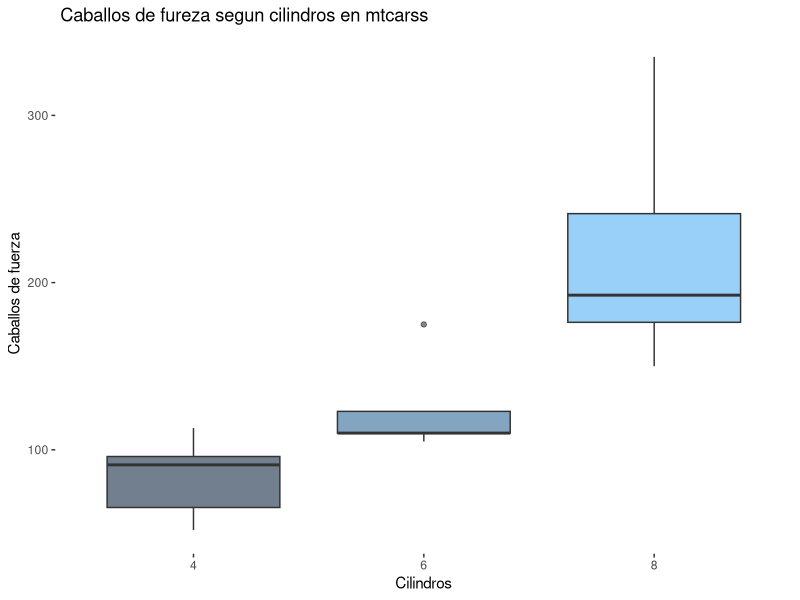
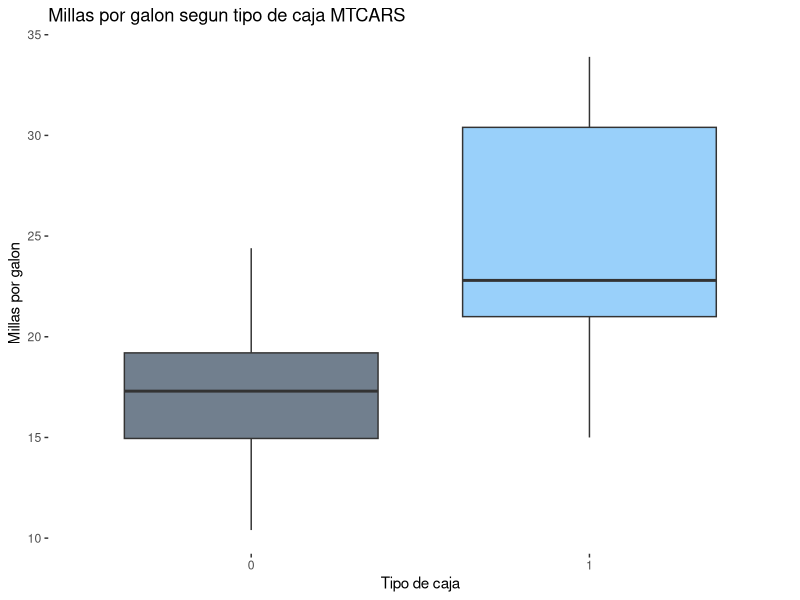

R code for these plots, in order:
library(ggplot2)

#as.factor() para indicar que el numero es una categoria. Se paso de ver con error la grafica a ver las tres categorias de 4, 6 y 8 cilindros en cada boxplot correspondiente
ggplot(mtcars, aes(x=as.factor(cyl), y=hp, fill=cyl))+
  #(alpha= ) para cambiar el color de un boxplot en la grafica. Se cambio un azul oscuro por
  #un gris para ver la linea de la media
  geom_boxplot(alpha = 0.6)+
  labs(x = "Cilindros", y = "Caballos de fuerza",
       title = " Caballos de fureza segun cilindros en mtcarss")+
  theme(legend.position = "none")+
  theme(panel.background = element_blank(),
        panel.grid.major = element_blank(),
        panel.grid.minor = element_blank())
#Ejemplo 2
ggplot(mtcars, aes(x=as.factor(am), y=mpg, fill=am))+
  geom_boxplot(alpha = 0.6)+
  labs(x = "Tipo de caja", y = "Millas por galon",
       title = "Millas por galon segun tipo de caja MTCARS")+
  theme(legend.position = "none")+
  theme(panel.background = element_blank(),
        panel.grid.major = element_blank(),
        panel.grid.minor = element_blank())
#Se hizo un cambio en la expresiòn de la variable am de 1, 0 a MANUAL, AUTOMATICO:
      
mtcars$am <- factor(mtcars$am, levels=c(1,0),labels=c("Manual", "Automatico"))
